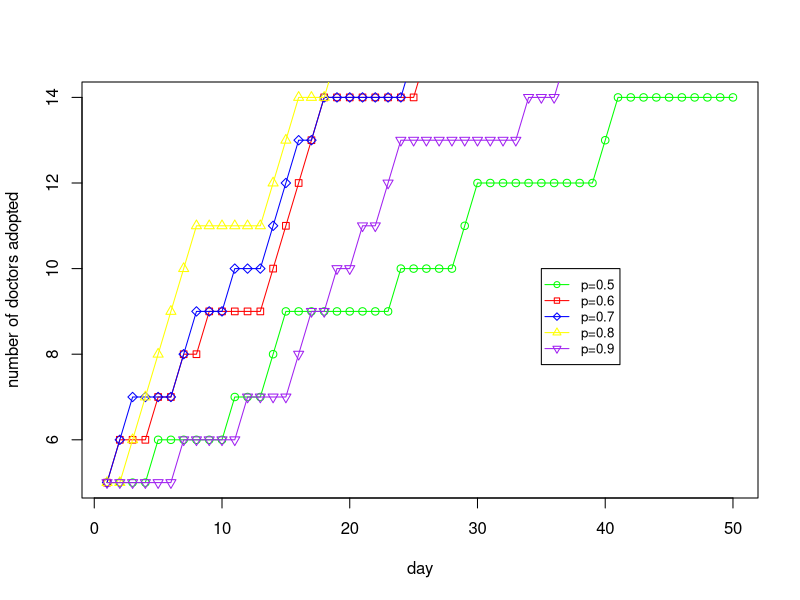

Generate this figure with R:
# Homework 6
# Stat 133, Lec 2, Spring 2015
# Due : Friday March 20th by 5 pm

# Review the slides on simulations for this assignment.

# Consider the following model on use of a new drug:
# We have a population of doctors, population size : <n.doctors>
# Every doctor has either adopted the use of a new drug, or not (0/1 status)
# Now write a function that runs a simulation for a period of :
# <n.days> where
# - every day exactly two _random_ doctors meet
# - if one has adopted but the other one has not then the
#   holdout adopts the use of the drug with probability p
# Return a matrix that shows for each day which doctors have adopted
# the use of the drug.

# Input varibles are
# <n.days> : the number of days the simulation should be run for
# <n.doctors> : total number of doctors 
# <initial.doctors> : a 0/1 vector of length <n.doctors>, 1 for adopters
# <p> : the probability that the non-adopter adopts the drug.

# Ouput variable
# <has_adopted> : matrix with <n.doctors> rows and <n.days> columns
#                 i.e. one row for each doctor
#                 the entries are 0 for days where the doctor is a
#                 non-adopter, else 1 (so once a row turns to 1 it stays as 1).

sim.doctors <- function(initial.doctors, n.doctors, n.days, p){

  # Set up the output variable, define it as a matrix then use initial.doctors
  # to set the first column (day)

  # Run a simulation for <n.days> (use a for loop).  In the loop:
  # 1) pick two random doctors
  # 2) check if one has adopted the other hasn't
  # 3) convert the non-adopter with probability p

  # return the output
  has_adopted=matrix(initial.doctors)
  for (i in 2:n.days){
    a=sample(1:length(initial.doctors),2)
    if (has_adopted[a[1],i-1]==has_adopted[a[2],i-1]){
      has_adopted=cbind(has_adopted,has_adopted[,i-1])
    } else {
      if (has_adopted[a[1],i-1]==0){
        has_adopted=cbind(has_adopted,has_adopted[,i-1])
        has_adopted[a[1],i]= sample(c(0,1),1,prob=c(1-p,p))
      } else {
        has_adopted=cbind(has_adopted,has_adopted[,i-1])
        has_adopted[a[2],i]= sample(c(0,1),1,prob=c(1-p,p))        
      }
    }
  }
  return (has_adopted)
}

# When you test your function you have to generate <initial.doctors> and
# pick values for the other input parameters.

set.seed(42)
initial.doctors=sample(c(0,1),20,replace=T,prob=c(0.9,0.1))
a1=sim.doctors(initial.doctors, 20, 50, 0.5)
a2=sim.doctors(initial.doctors, 20, 50, 0.6)
a3=sim.doctors(initial.doctors, 20, 50, 0.7)
a4=sim.doctors(initial.doctors, 20, 50, 0.8)
a5=sim.doctors(initial.doctors, 20, 50, 0.9)
# Generate a value for <initial.doctors> that has 10% 1s and 90% 0s.
# Run your function for at least 5 different values of <p> and plot
# on x-axis: days,
# on y-axis : the number of doctors that have already adopted the drug, on that day
# Put all 5 lines in one figure (e.g. use first plot() then lines() for the subsequent lines)
plot(x=1:50,y=apply(a1,2,sum),xlab="day",ylab="number of doctors adopted", type="o", col="green",pch=21)
lines(x=1:50,y=apply(a2,2,sum),type="o",col="red",pch=22)
lines(x=1:50,y=apply(a3,2,sum),type="o",col="blue",pch=23)
lines(x=1:50,y=apply(a4,2,sum),type="o",col="yellow",pch=24)
lines(x=1:50,y=apply(a5,2,sum),type="o",col="purple",pch=25)
legend(35,10,c("p=0.5","p=0.6","p=0.7","p=0.8","p=0.9"),lty=c(1,1),cex=0.8,col=c('green','red','blue','yellow','purple'),pch=21:25)
